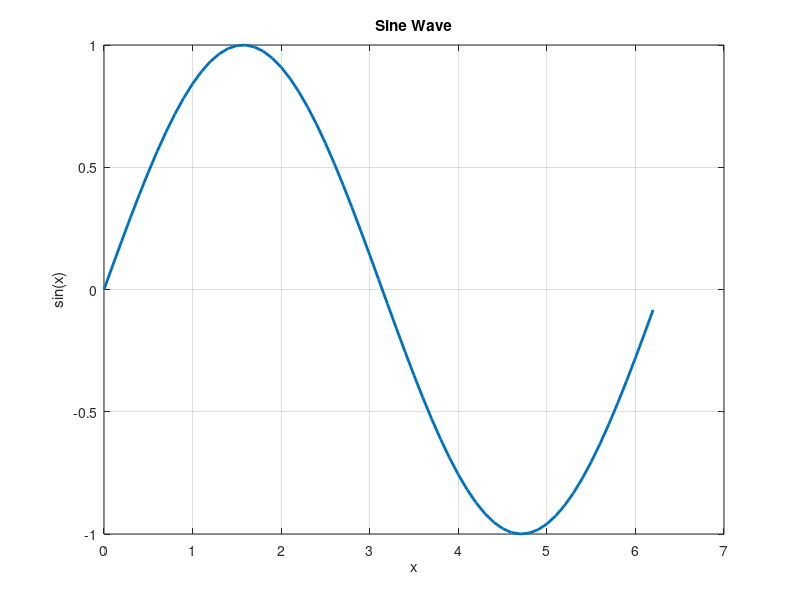
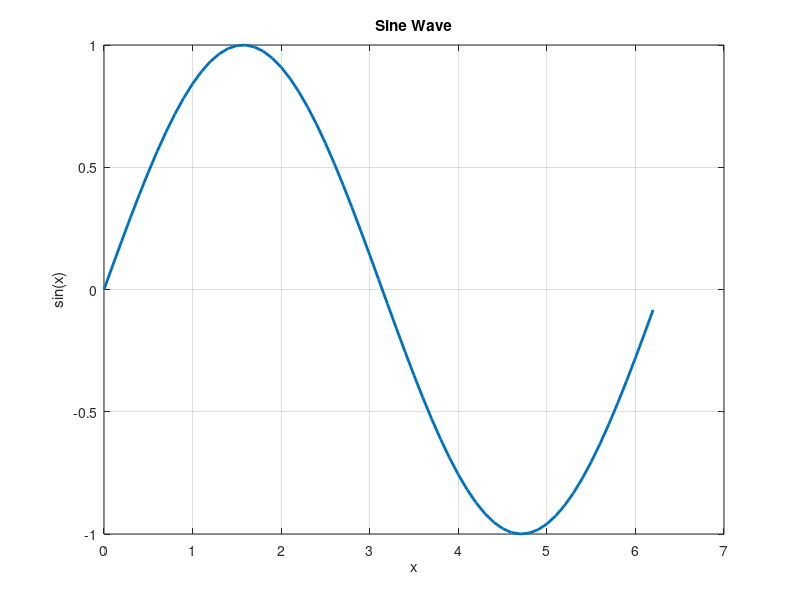
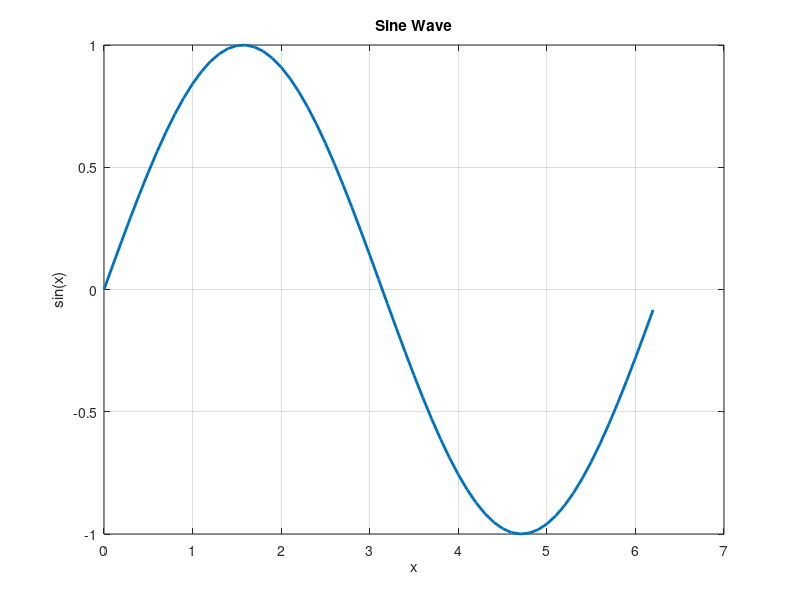

Write MATLAB code to recreate these figures, in order. (Note: this script raises an error after producing the figures.)

x = 0:0.1:2*pi;
y = sin(x);
figure;
plot(x, y, 'LineWidth', 2);
title('Sine Wave');
xlabel('x'); ylabel('sin(x)');
grid on;

saveas(gcf, 'sine_plot.png');
saveas(gcf, 'sine_plot.pdf');

savefig('sine_plot.fig');

data = [x' y'];
writematrix(data, 'sine_data.csv');

save('sine_workspace.mat', 'x', 'y');